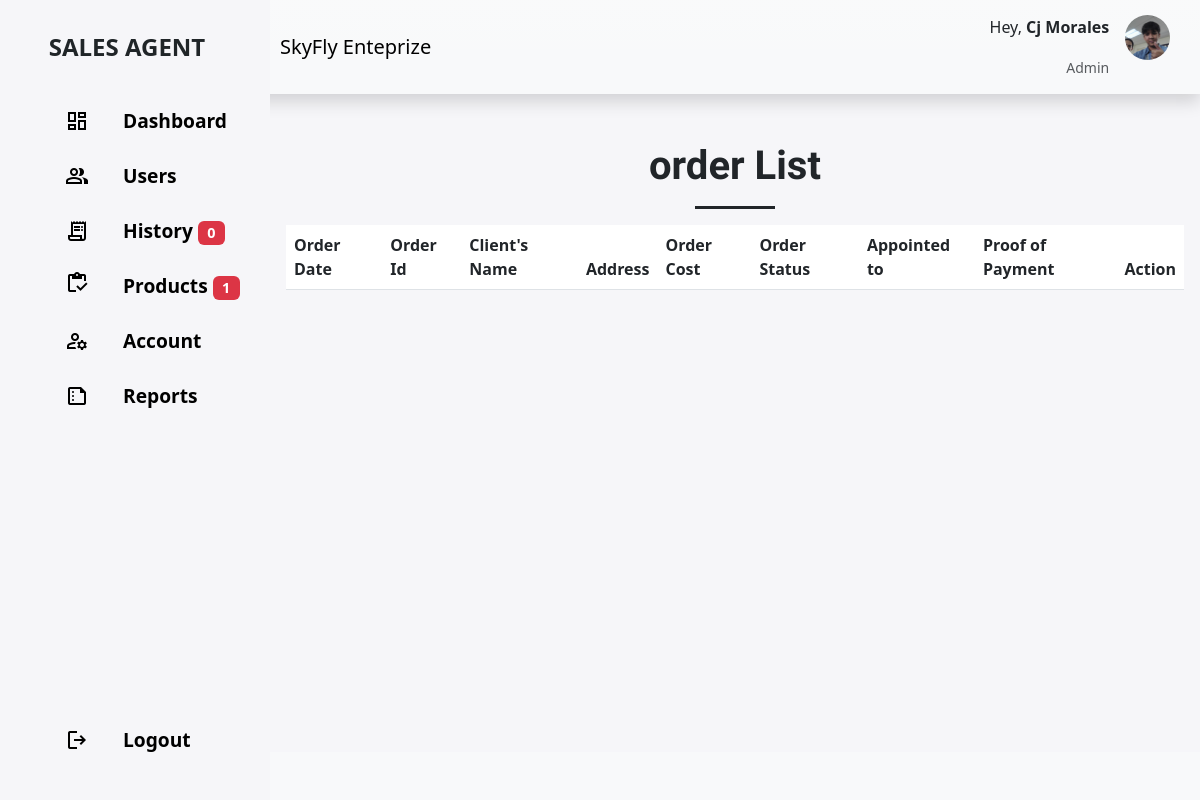
/sales_agent/order.php (signed in), run on the app's committed database.
### tables this page shows
CREATE TABLE `users` (
  `id` int(11) NOT NULL,
  `email` varchar(255) NOT NULL,
  `password` varchar(255) NOT NULL,
  `access_level` int(11) DEFAULT NULL,
  `position` varchar(255) NOT NULL,
  `id_appoint` int(11) NOT NULL,
  `id_team` int(11) NOT NULL,
  `firstname` varchar(255) NOT NULL,
  `lastname` varchar(255) NOT NULL,
  `address` text NOT NULL,
  `contact` varchar(255) NOT NULL,
  `valid_id` varchar(255) NOT NULL,
  `pfp` varchar(255) NOT NULL
);

### sales_agent/order.php (the view, shortened to what this page needs)
<?php
require_once '..\config\connection.php';
$id = $_SESSION['id'];
$query_nav = "SELECT * FROM users WHERE id='$id'";
$result_nav = mysqli_query($connection, $query_nav);
$row_nav = mysqli_fetch_assoc($result_nav);
$name = $row_nav['firstname'] . " " . $row_nav['lastname'];
$result = mysqli_query($connection, "SELECT * FROM orders WHERE appointed_to = '$name'");
$numAppointments = mysqli_num_rows($result);
$query_restock = "SELECT COUNT(*) AS num_products FROM products WHERE product_quantity <= 20";
$result_restock = mysqli_query($connection, $query_restock);
$row_restock = mysqli_fetch_assoc($result_restock);
$numProductsToRestock = $row_restock['num_products'];
?>
<!DOCTYPE html>
<html lang="en">
<head>
    <link rel="stylesheet" href="https://cdnjs.cloudflare.com/ajax/libs/twitter-bootstrap/5.3.0/css/bootstrap.min.css">
    <link rel="stylesheet" href="https://cdn.datatables.net/2.0.0/css/dataTables.bootstrap5.css">
    <link rel="stylesheet" href="assets/css/adduser.css">
</head>
<body>
    <main>
        <nav class="navbar navbar-expand-lg navbar-light bg-gradient bg-light py-0 shadow" id="TopNav">
            <div id="navBarBrand-container">
                <a class="navbar-brand">SALES AGENT</a>
            </div>
            <div id="navBarMenu-container">
                <div class="ct-top-nav-left">
                    <a class="navbar-brand" href="index.php">SkyFly Enteprize</a>
                </div>
                <div class="ct-top-nav-right">
                    <div class="profile">
                    <div class="info">
                        <p>Hey, <b><?php echo $row_nav['firstname'] ." ". $row_nav['lastname']; ?></b></p>
                        <small class="text-muted">Admin</small>
                    </div>
                    <div class="profile-photo">
                        <?php
                        $imagePath = $row_nav['pfp'];
                        $imageURL = 'http://localhost/Ecomerce2/images/' . $imagePath;
                        echo '<img src="' . $imageURL . '" alt="Product Image">';
                        ?>
                    </div>
                </div>
                </div>
            </div>
        </nav>
        <div id="sidebarNav">
            <ul class="nav-menu">
                <li class="nav-item">
                    <div class="nav-icon">
                        <span class="material-symbols-outlined">
                            </span>
                    </div>
                    <a href="index.php" class="nav-link">Dashboard</a>
                </li>
                <li class="nav-item">
                    <div class="nav-icon">
                        <span class="material-symbols-outlined">
                        </span>
                    </div>
                    <a href="client_list.php" class="nav-link notification-link">Users
                    </a>
                </li>
                <li class="nav-item">
                    <div class="nav-icon">
                        <span class="material-symbols-outlined">
                        </span>
                    </div>
                    <a href="order.php" class="nav-link notification-link">
                        <span class="material-icons-outlined">History</span>
                        <span id="notificationCount" class="badge bg-danger"><?php echo $numAppointments; ?></span>
                    </a>
                </li>
                <li class="nav-item">
                    <div class="nav-icon">
                        <div class="notification-icon">
                            <span class="material-symbols-outlined">
                            </span>
                        </div>
                    </div>
                    <a href="product.php" class="nav-link notification-link">
                        <span class="material-icons-outlined">Products</span>
                        <?php if ($numProductsToRestock > 0) : ?>
                            <span class="badge bg-danger"><?php echo $numProductsToRestock; ?></span>
                        <?php endif; ?>
                    </a>
                </li>
                <li class="nav-item">
                    <div class="nav-icon">
                        <span class="material-symbols-outlined">
                            </span>
                    </div>
                    <a href="accountmanage.php" class="nav-link">Account</a>
                </li>
                <li class="nav-item">
                    <div class="nav-icon">
                        <span class="material-symbols-outlined">
                            </span>
                    </div>
                    <a href="reports_view.php" class="nav-link">Reports</a>
                </li>
                <li class="nav-item">
                    <div class="nav-icon">
                        <span class="material-symbols-outlined">
                            </span>
                    </div>
                    <a href="logout.php" class="nav-link">Logout</a>
                </li>
            </ul>
        </div>
        <div id="main-wrapper" class="py-5 px-3">
            <div class="container-fluid-md">
                <h1 class="text-center"><b>order List</b></h1>
                <hr class="border-3 border-dark mx-auto opacity-100" style="width:80px">
                 <table id="example" class="table table-striped" style="width:100%">
        <thead>
            <tr>
                <th>Order Date</th>
                <th>Order Id</th>
                <th>Client's Name</th>
                <th>Address</th>
                <th>Order Cost</th>
                <th>Order Status</th>
                <th>Appointed to</th>
                <th>Proof of Payment</th>
                <th>Action</th>
            </tr>
        </thead>
    </table>
            </div>
        </div>
        <footer class="shadow-top py-4 col-auto bg-light text-dark" id="footer">
        </footer>
</main>
</body>
</html>

### sales_agent/assets/css/adduser.css (style rules this page uses)
:root { --color-background: #f6f6f9; }
h1, h2, h3, h4, h5, h6 { font-family: 'Amatic SC', cursive; }
html, body { height: 100%; width: 100%; overflow-x: hidden; }
main { width: 100%; height: 100%; overflow: hidden; display: flex; flex-direction: column; }
main>nav, main>footer { width: 100%; flex-shrink: 1; }
main>div#main-wrapper { width: 100%; flex-grow: 1; height: calc(100%); overflow: auto; }
body { background-color: var(--color-background); }
#navBarBrand-container { display: flex; flex-wrap: wrap; overflow: hidden; padding: 0 15px; justify-content: center; align-items: center; background-color: var(--color-background); min-height: calc(100%); }
#navBarBrand-container .navbar-brand { white-space: break-spaces; font-size: 1.5rem; font-weight: bolder; text-align: center; }
#navBarBrand-container * { color:#202528; }
.ct-top-nav-right .profile { display: flex; gap: 1rem; text-align: right; }
.ct-top-nav-right .profile .profile-photo { width: 2.8rem; height: 2.8rem; border-radius: 50%; overflow: hidden; display: flex; justify-content: center; align-items: center; }
.ct-top-nav-right .profile .profile-photo img { width: 100%; height: 100%; object-fit: cover; }
#navBarMenu-container { display: flex; align-items: center; justify-content: space-between; padding: 15px 30px 15px 10px; }
#navBarMenu-container a { white-space: break-spaces; }
#main-wrapper, #navBarMenu-container, #navBarBrand-container, #footer { transition: width .3s ease-in-out, margin .3s ease-in-out; }
#sidebarNav { width: 350px; position: fixed; left: 0; min-height: 60vh; background-color: var(--color-background); transition: width 0.3s ease-in-out; opacity: 0; overflow: hidden; }
#sidebarNav .nav-menu { width: calc(100%); overflow: auto; padding: 0; flex-direction: column; border-radius: 15px; }
#sidebarNav .nav-menu .nav-item { min-height: 55px; display: flex; list-style: none; padding: 0 15px; align-items: center; border-bottom: 1px solid transparent; transition: transform 0.3s ease-in-out; margin-left: 2rem; gap: 1rem; }
#sidebarNav .nav-menu .nav-item:last-child { position: absolute; bottom: 2rem; width: 100%; }
#sidebarNav .nav-menu .nav-item>.nav-icon { flex-shrink: 1; font-size: 23px; display: flex; align-items: center; justify-content: center; width: 60px; }
#sidebarNav .nav-menu .nav-item>.nav-link { flex-grow: 1; font-size: 1.2rem; font-weight: 600; color: #ededed; }
#sidebarNav .nav-menu .nav-item>.nav-link, #sidebarNav .nav-menu .nav-item>.nav-icon { color: #000; }
:root { --color-background: #f6f6f9; --bs-light: #f8f9fa; --bs-primary: #0d6efd; --bs-indigo: #6610f2; --bs-danger: #dc3545; --bs-success: #198754; }
h1, h2, h3, h5, h6 { font-family: 'Amatic SC', cursive; }
#sidebarNav { width: 270px; position: fixed; left: 0; min-height: 60vh; background-color: var(--color-background); transition: width 0.3s ease-in-out; opacity: 0; overflow: hidden; }

### data on the page
users: firstname "Cj", lastname "Morales", pfp (picture)

### other printed values
$numAppointments "0"
$numProductsToRestock "1"
